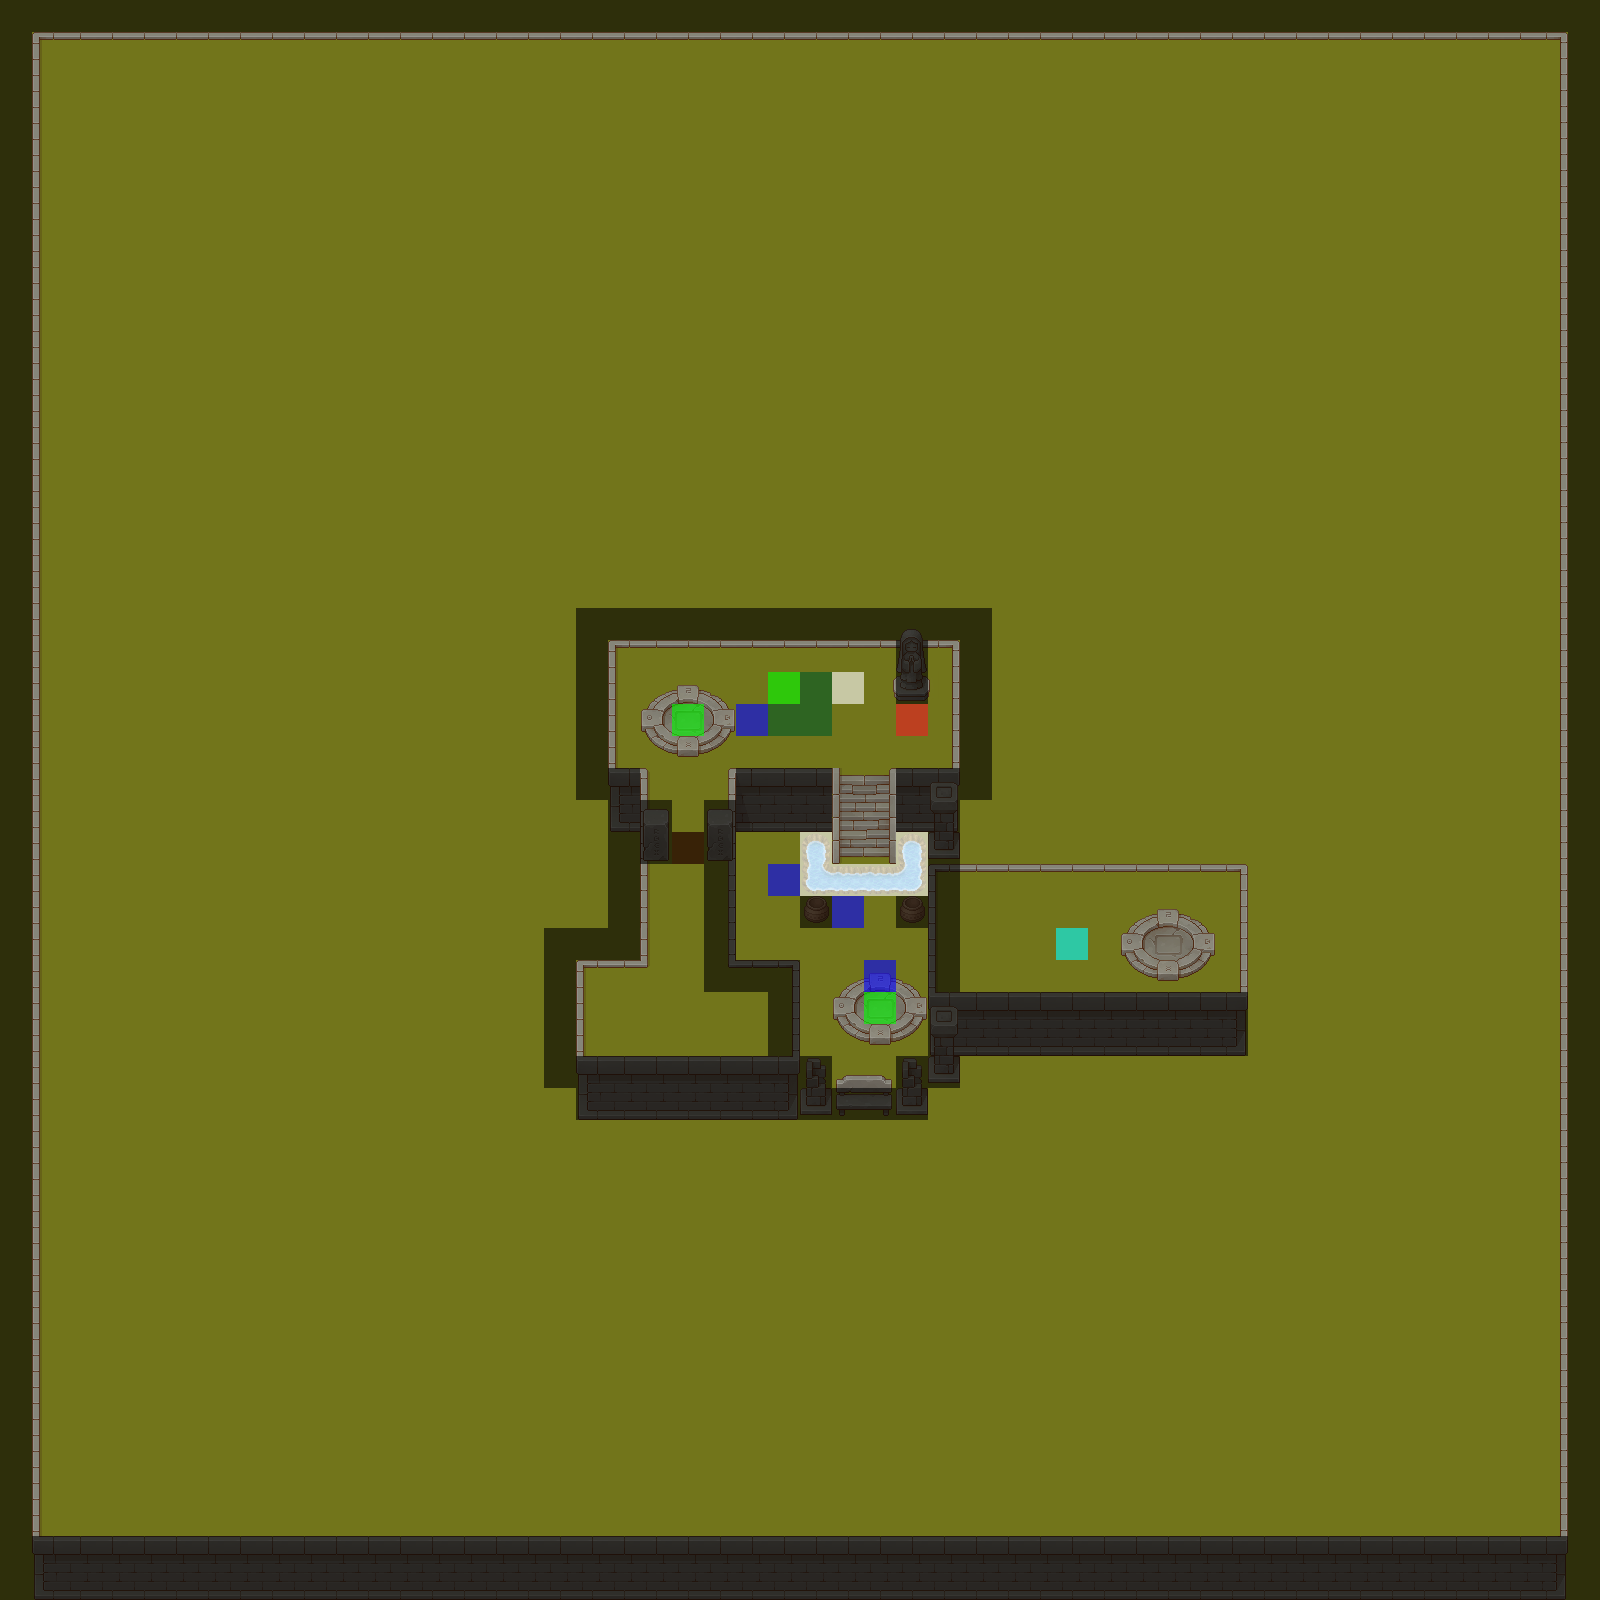

Below is a game level as drawn by its tile map, then a one-line description and the .tmx that defines it (tile-layer data replaced by summaries):
An orthogonal 50x50 tile map with 32x32 px tiles, 14 tile layers (Grass, Wall, Struct, Props, ...), 12 tilesets.

<map version="1.5" tiledversion="1.7.2" orientation="orthogonal" renderorder="right-down" width="50" height="50" tilewidth="32" tileheight="32" infinite="0" nextlayerid="15" nextobjectid="1">
 <editorsettings>
  <export target="4/Stage4.csv" format="csv" />
 </editorsettings>
 <tileset firstgid="1" source="../tsx/TX Tileset Grass.tsx" />
 <tileset firstgid="65" source="../tsx/TX Tileset Wall.tsx" />
 <tileset firstgid="321" source="../tsx/EventFlag.tsx" />
 <tileset firstgid="331" source="../tsx/Flag.tsx" />
 <tileset firstgid="337" source="../tsx/TX Props.tsx" />
 <tileset firstgid="593" source="../tsx/TX Shadow Plant.tsx" />
 <tileset firstgid="849" source="../tsx/TX Shadow.tsx" />
 <tileset firstgid="1105" source="../tsx/TX Struct.tsx" />
 <tileset firstgid="1361" source="../tsx/TX Tileset Stone Ground.tsx" />
 <tileset firstgid="1425" source="../tsx/[A]Water2_pipo.tsx" />
 <tileset firstgid="1473" source="../tsx/TX Plant.tsx" />
 <tileset firstgid="1729" source="../tsx/TX Player.tsx" />
 <layer id="1" name="Grass" width="50" height="50">
  <data>[2500 cells, 2500 non-empty, 1 distinct tile ids]</data>
 </layer>
 <layer id="10" name="Wall" width="50" height="50">
  <data>[2500 cells, 337 non-empty, 20 distinct tile ids]</data>
 </layer>
 <layer id="11" name="Struct" width="50" height="50">
  <data>[2500 cells, 6 non-empty, 6 distinct tile ids]</data>
 </layer>
 <layer id="5" name="Props" width="50" height="50">
  <data>[2500 cells, 56 non-empty, 30 distinct tile ids]</data>
 </layer>
 <layer id="12" name="Plant" width="50" height="50">
  <data>[2500 cells, 0 non-empty, 0 distinct tile ids]</data>
 </layer>
 <layer id="2" name="Player" width="50" height="50">
  <data>[2500 cells, 1 non-empty, 1 distinct tile ids]</data>
 </layer>
 <layer id="3" name="Box" width="50" height="50">
  <data>[2500 cells, 4 non-empty, 1 distinct tile ids]</data>
 </layer>
 <layer id="4" name="Goal" width="50" height="50">
  <data>[2500 cells, 4 non-empty, 2 distinct tile ids]</data>
 </layer>
 <layer id="7" name="TeleportGate" width="50" height="50">
  <data>[2500 cells, 2 non-empty, 1 distinct tile ids]</data>
 </layer>
 <layer id="14" name="Water" width="50" height="50">
  <data>[2500 cells, 6 non-empty, 4 distinct tile ids]</data>
 </layer>
 <layer id="8" name="Key" width="50" height="50">
  <data>[2500 cells, 2 non-empty, 2 distinct tile ids]</data>
 </layer>
 <layer id="9" name="Door" width="50" height="50">
  <data>[2500 cells, 1 non-empty, 1 distinct tile ids]</data>
 </layer>
 <layer id="6" name="Barrier" width="50" height="50">
  <data>[2500 cells, 352 non-empty, 2 distinct tile ids]</data>
 </layer>
 <layer id="13" name="WaterBarrier" width="50" height="50">
  <data>[2500 cells, 6 non-empty, 1 distinct tile ids]</data>
 </layer>
</map>
